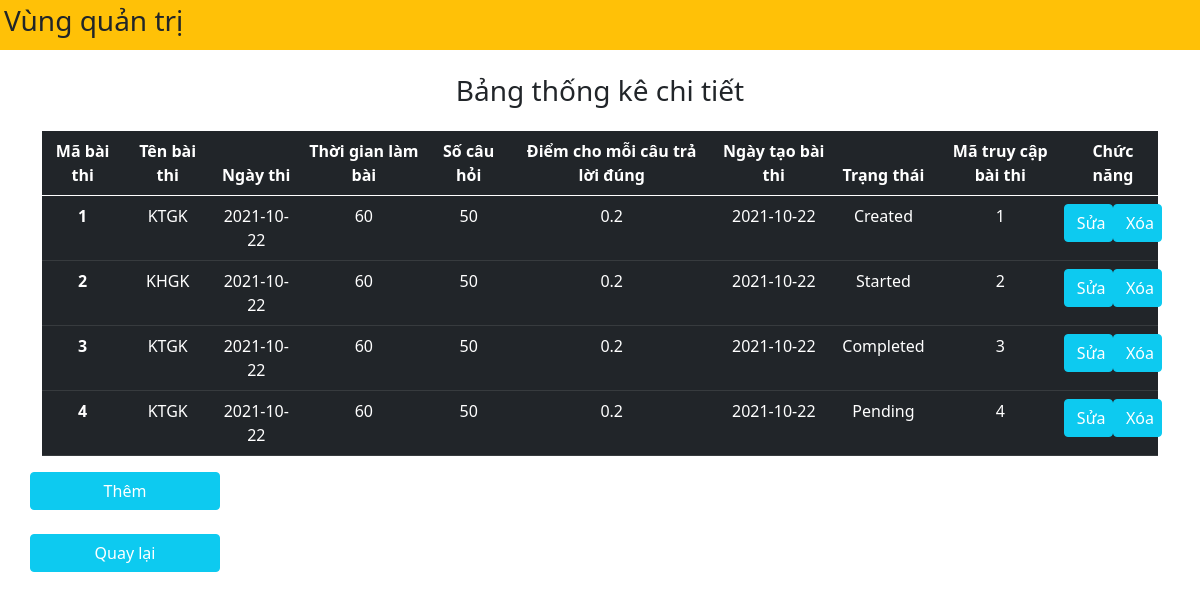
The page /view.php on the database its author committed.
### tables this page shows
CREATE TABLE `exams` (
  `id` int(225) UNSIGNED NOT NULL,
  `exam_title` varchar(100) NOT NULL,
  `exam_datetime` date NOT NULL,
  `duration` int(225) NOT NULL,
  `total_question` int(225) NOT NULL,
  `marks_per_right_answer` varchar(10) NOT NULL,
  `created_on` date NOT NULL,
  `status` varchar(100) NOT NULL,
  `exam_code` int(225) UNSIGNED NOT NULL
);

### src/view.php (the view, shortened to what this page needs)
<!DOCTYPE html>
<html lang="en">
<head>
    <link rel="stylesheet" href="https://stackpath.bootstrapcdn.com/bootstrap/5.0.0-alpha1/css/bootstrap.min.css"
>
</head>
<body>
    <div class="container-fluid bg-warning p-1 mb-4">
        <h3>Vùng quản trị</h3>
    </div>
    <div class="container">
        <h3 class="text-center mb-4">Bảng thống kê chi tiết</h3>
        <table class="table table-dark table-hover text-center">
            <thead>
                <tr>
                    <th scope="col">Mã bài thi</th>
                    <th scope="col">Tên bài thi</th>
                    <th scope="col">Ngày thi</th>
                    <th scope="col">Thời gian làm bài</th>
                    <th scope="col">Số câu hỏi</th>
                    <th scope="col">Điểm cho mỗi câu trả lời đúng</th>
                    <th scope="col">Ngày tạo bài thi</th>
                    <th scope="col">Trạng thái</th>
                    <th scope="col">Mã truy cập bài thi</th>
                    <th scope="col">Chức năng</th>
                </tr>
            </thead>
            <tbody>
                <?php
                $conn = mysqli_connect('localhost', 'root', '', 'de06');
                $sql = "SELECT * FROM `exams`";
                $result = mysqli_query($conn, $sql);
                if(mysqli_num_rows($result) > 0){
                while($row = mysqli_fetch_assoc($result)){
                ?>
                <tr>
                    <th scope="row"><?php echo $row['id']; ?></th>
                    <td><?php echo $row['exam_title']; ?></td>
                    <td><?php echo $row['exam_datetime']; ?></td>
                    <td><?php echo $row['duration']; ?></td>
                    <td><?php echo $row['total_question']; ?></td>
                    <td><?php echo $row['marks_per_right_answer']; ?></td>
                    <td><?php echo $row['created_on']; ?></td>
                    <td><?php echo $row['status']; ?></td>
                    <td><?php echo $row['exam_code']; ?></td>
                    <td>
                        <div class="row">
                            <a href="edit.php?id=<?php echo $row['id']; ?>" class="btn col-md-6 text-white btn-info">Sửa</a>
                            <a href="delete.php?id=<?php echo $row['id']; ?>" class="btn col-md-6 text-white btn-info">Xóa</a>
                        </div>
                    </td>
                </tr>
                <?php
                }
            }
                ?>
        </table>
        <div class="row"><a href="add.php" class="btn col-md-2 text-white btn-info">Thêm</a></div>
        <div class="row"><a href="add.php" class="btn col-md-2 text-white btn-info mt-4">Quay lại</a></div>
    </div>
</body>
</html>

### rows shown on the page
exams: id "1", exam_title "KTGK", exam_datetime "2021-10-22", duration "60", total_question "50", marks_per_right_answer "0.2", created_on "2021-10-22", status "Created", exam_code "1"
exams: id "2", exam_title "KHGK", exam_datetime "2021-10-22", duration "60", total_question "50", marks_per_right_answer "0.2", created_on "2021-10-22", status "Started", exam_code "2"
exams: id "3", exam_title "KTGK", exam_datetime "2021-10-22", duration "60", total_question "50", marks_per_right_answer "0.2", created_on "2021-10-22", status "Completed", exam_code "3"
exams: id "4", exam_title "KTGK", exam_datetime "2021-10-22", duration "60", total_question "50", marks_per_right_answer "0.2", created_on "2021-10-22", status "Pending", exam_code "4"
